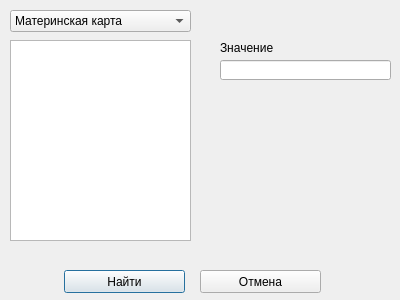
<?xml version="1.0" encoding="UTF-8"?>
<ui version="4.0">
 <class>FindComponentDlg</class>
 <widget class="QDialog" name="FindComponentDlg">
  <property name="geometry">
   <rect>
    <x>0</x>
    <y>0</y>
    <width>400</width>
    <height>300</height>
   </rect>
  </property>
  <property name="windowTitle">
   <string>Dialog</string>
  </property>
  <widget class="QComboBox" name="comboBox">
   <property name="geometry">
    <rect>
     <x>10</x>
     <y>10</y>
     <width>181</width>
     <height>22</height>
    </rect>
   </property>
   <property name="currentText">
    <string>Материнская карта</string>
   </property>
   <item>
    <property name="text">
     <string>Материнская карта</string>
    </property>
   </item>
   <item>
    <property name="text">
     <string>Видеокарта</string>
    </property>
   </item>
   <item>
    <property name="text">
     <string>Процессор</string>
    </property>
   </item>
   <item>
    <property name="text">
     <string>Оперативная память</string>
    </property>
   </item>
  </widget>
  <widget class="QListView" name="listView">
   <property name="geometry">
    <rect>
     <x>10</x>
     <y>40</y>
     <width>181</width>
     <height>201</height>
    </rect>
   </property>
  </widget>
  <widget class="QLineEdit" name="lineEdit">
   <property name="geometry">
    <rect>
     <x>220</x>
     <y>60</y>
     <width>171</width>
     <height>20</height>
    </rect>
   </property>
  </widget>
  <widget class="QLabel" name="label">
   <property name="geometry">
    <rect>
     <x>220</x>
     <y>40</y>
     <width>91</width>
     <height>16</height>
    </rect>
   </property>
   <property name="text">
    <string>Значение</string>
   </property>
  </widget>
  <widget class="QPushButton" name="pushButton">
   <property name="geometry">
    <rect>
     <x>64</x>
     <y>270</y>
     <width>121</width>
     <height>23</height>
    </rect>
   </property>
   <property name="text">
    <string>Найти</string>
   </property>
  </widget>
  <widget class="QPushButton" name="pushButton_2">
   <property name="geometry">
    <rect>
     <x>200</x>
     <y>270</y>
     <width>121</width>
     <height>23</height>
    </rect>
   </property>
   <property name="text">
    <string>Отмена</string>
   </property>
  </widget>
 </widget>
 <resources/>
 <connections/>
</ui>
